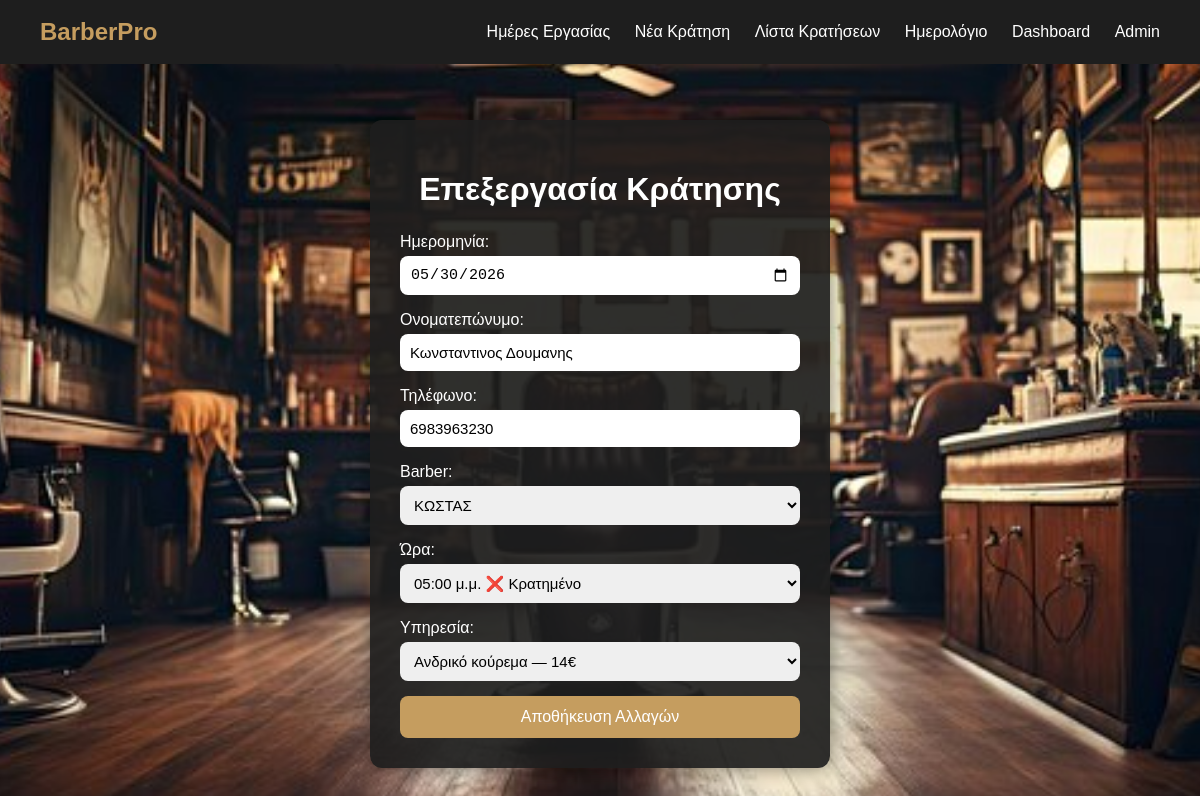
The app's page /edit/15/ (signed in) with its own data.
### appointments/models.py (models this page shows, shortened)
class Appointment(models.Model):
    customer_name = models.CharField("Ονοματεπώνυμο", max_length=100)
    phone = models.CharField("Τηλέφωνο", max_length=20)
    service = models.CharField("Υπηρεσία", max_length=100)
    date = models.DateField("Ημερομηνία")
    time = models.CharField("Ώρα", max_length=20)
    created_at = models.DateTimeField("Ημερομηνία καταχώρησης", auto_now_add=True)
    barber = models.ForeignKey(Barber,on_delete=models.CASCADE,null=True)

### appointments/views.py (the view)
# urls.py: path('edit/<int:appointment_id>/', views.edit_appointment, name='edit_appointment'),
@login_required
def edit_appointment(request, appointment_id):
    appointment = get_object_or_404(Appointment, id=appointment_id)
    selected_date = request.GET.get('date') or request.POST.get('date') or appointment.date
    if request.method == 'POST':
        form = AppointmentForm(
            request.POST,
            instance=appointment,
            selected_date=selected_date
        )
        if form.is_valid():
            form.save()
            return redirect('appointment_list')
    else:
        form = AppointmentForm(
            instance=appointment,
            selected_date=selected_date
        )
    return render(
        request,
        'appointments/edit_appointment.html',
        {'form': form, 'appointment': appointment}
    )

### appointments/models.py (called while the page is built)
    def __str__(self):
        return self.name

### appointments/templates/appointments/edit_appointment.html (shortened to what this page needs)
{% load static %}
<!DOCTYPE html>
<html lang="el">
<head>
    <link rel="stylesheet" href="{% static 'appointments/style.css' %}">
</head>
<body>
<nav class="navbar">
    <div class="logo">BarberPro</div>
    <div class="nav-links">
        <a href="/working-days">Ημέρες Εργασίας</a>
        <a href="/">Νέα Κράτηση</a>
        <a href="/appointments">Λίστα Κρατήσεων</a>
        <a href="/calendar">Ημερολόγιο</a>
        <a href="/dashboard">Dashboard</a>
        <a href="/admin">Admin</a>
    </div>
</nav>
<div class="container">
    <h1>Επεξεργασία Κράτησης</h1>
    <form method="POST">
        {{ form.as_p }}
        <button type="submit">Αποθήκευση Αλλαγών</button>
    </form>
</div>
</body>
</html>

### appointments/static/appointments/style.css (style rules this page uses)
.navbar { position: fixed; top: 0; left: 0; width: 100%; background: #1e1e1e; padding: 18px 40px; display: flex; justify-content: space-between; align-items: center; box-sizing: border-box; z-index: 10; }
.logo { color: #c59d5f; font-size: 24px; font-weight: bold; }
.nav-links a { color: white; text-decoration: none; margin-left: 20px; font-size: 16px; }
body { font-family: Arial, sans-serif; margin: 0; color: white; background-image: url('/static/appointments/images/barber-bg.jpg'); background-size: cover; background-position: center; background-repeat: no-repeat; background-attachment: fixed; }
.container { background-color: rgba(30, 30, 30, 0.92); padding: 30px; border-radius: 12px; width: 400px; box-shadow: 0 0 20px rgba(0,0,0,0.5); margin: 120px auto; }
h1 { text-align: center; margin-bottom: 25px; }
form p { display: flex; flex-direction: column; margin-bottom: 15px; }
input, select { padding: 10px; border-radius: 8px; border: none; margin-top: 5px; font-size: 15px; }
button { width: 100%; padding: 12px; background-color: #c59d5f; color: white; border: none; border-radius: 8px; font-size: 16px; cursor: pointer; transition: 0.3s; }

### records on screen
Appointment: date "05/30/2026", customer_name "Κωνσταντινος Δουμανης", phone "6983963230", barber "ΚΩΣΤΑΣ", time "05:00 μ.μ. ❌ Κρατημένο", service "Ανδρικό κούρεμα — 14€"
